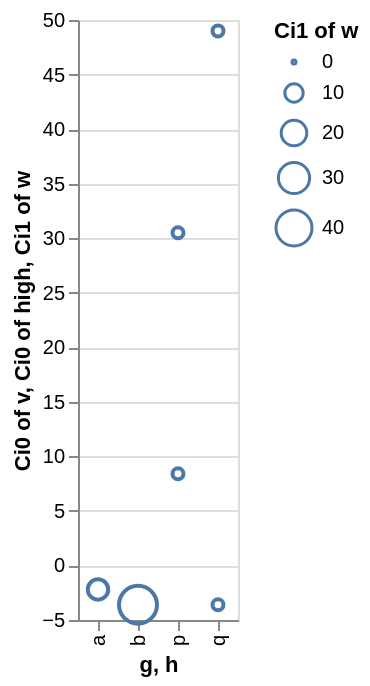

Vega-Lite specification for this chart:
### Vega-Lite specification from a JSON file in a GitHub repository (floating-point values rounded to 4 significant figures)
{"$schema": "https://vega.github.io/schema/vega-lite/v6.json", "data": {"values": [{"g": "a", "h": "p", "v": 3.1, "w": 1}, {"g": "a", "h": "q", "v": -1.2, "w": 4}, {"g": "a", "h": "p", "v": 11.3, "w": 9}, {"g": "a", "h": "q", "v": -3.2, "w": 16}, {"g": "b", "h": "p", "v": 8.4, "w": 25}, {"g": "b", "h": "p", "v": 4.1, "w": 36}, {"g": "b", "h": "q", "v": -3.6, "w": 49}]}, "layer": [{"mark": "point", "encoding": {"x": {"field": "g", "type": "nominal"}, "y": {"aggregate": "ci0", "field": "v", "type": "quantitative"}, "size": {"aggregate": "ci1", "field": "w", "type": "quantitative"}}}, {"transform": [{"aggregate": [{"op": "ci1", "field": "v", "as": "high"}], "groupby": ["g", "h"]}], "mark": "point", "encoding": {"x": {"field": "h", "type": "nominal"}, "y": {"aggregate": "ci0", "field": "high", "type": "quantitative"}}}, {"mark": "point", "encoding": {"x": {"field": "h", "type": "nominal"}, "y": {"aggregate": "ci1", "field": "w", "type": "quantitative"}}}]}
